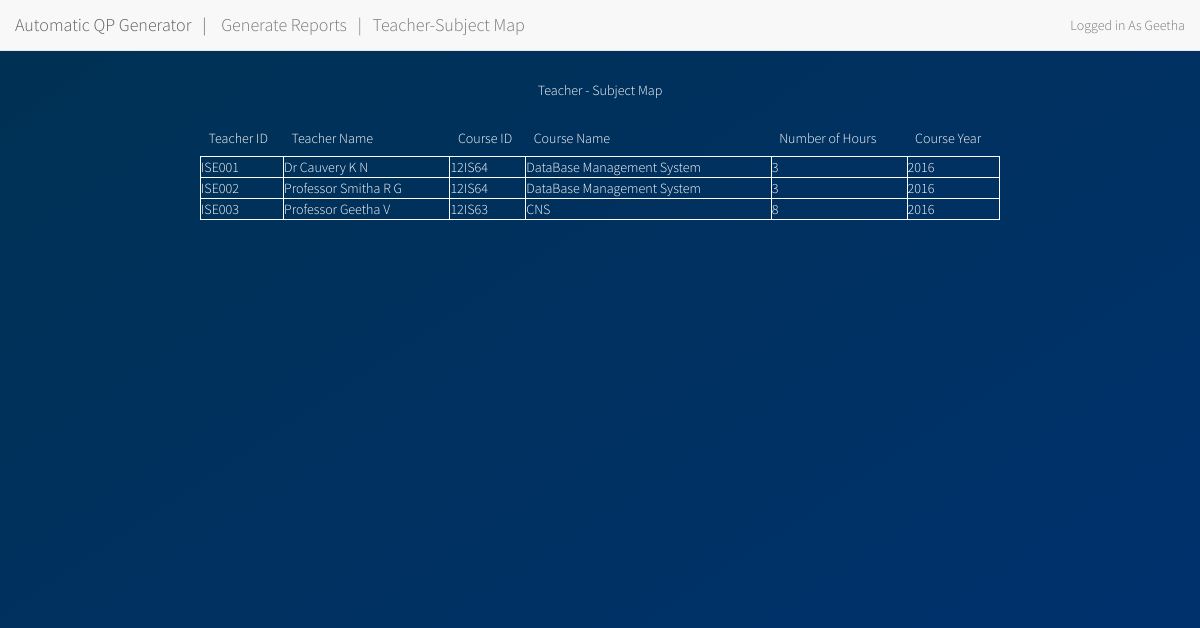
Page /admin/teachsub.php (signed in) on the committed database.
### tables this page shows
CREATE TABLE `handled_by` (
  `Teacher_ID` varchar(20) NOT NULL DEFAULT '',
  `Course_ID` varchar(10) NOT NULL DEFAULT '',
  `No_of_Hours` int(5) DEFAULT NULL,
  `Course_Year` int(5) NOT NULL DEFAULT '0'
);

CREATE TABLE `teacher` (
  `FName` varchar(20) DEFAULT NULL,
  `MName` varchar(20) DEFAULT NULL,
  `LName` varchar(20) DEFAULT NULL,
  `Teacher_ID` varchar(20) NOT NULL,
  `Designation` varchar(20) DEFAULT NULL,
  `Dep_ID` varchar(10) DEFAULT NULL,
  `HOD_ID` varchar(20) DEFAULT NULL,
  `Password` varchar(1000) DEFAULT NULL
);

CREATE TABLE `course` (
  `Semester` int(10) DEFAULT NULL,
  `Course_ID` varchar(10) NOT NULL,
  `Credits` int(5) DEFAULT NULL,
  `Course_Tyoe` varchar(20) DEFAULT NULL,
  `Dept_ID` varchar(10) DEFAULT NULL,
  `Course_Name` varchar(50) DEFAULT NULL
);

### admin/teachsub.php (the view, shortened to what this page needs)
<!DOCTYPE html>
<?php
$result = mysql_query("SELECT * FROM Handled_By");
echo "<div class = 'wrapper'>
		<div class = 'container'>";
echo "Teacher - Subject Map<br><br>";
echo "<center><table>
<tr>
<th>Teacher ID</th>
<th>Teacher Name</th>
<th>Course ID</th>
<th>Course Name</th>
<th>Number of Hours</th>
<th>Course Year</th>
</tr>";
while($row1 = mysql_fetch_array($result))
{
echo "<tr>";
echo "<td>" . $row1['Teacher_ID'] . "</td>";
$tid=$row1['Teacher_ID'];
$sql = "select 	Designation,FName,MName,LName from Teacher where Teacher_ID='$tid'";
$result2 = mysql_query($sql);
$mname=mysql_result($result2,0,3);
$lname=mysql_result($result2,0,2);
$fname=mysql_result($result2,0,1);
$desg=mysql_result($result2,0,0);
echo "<td>" .$desg.' '.$fname.' '.$mname.' '.$lname.' '."</td>";
echo "<td>" .$row1['Course_ID'] . "</td>";
$n=$row1['Course_ID'];
$sql = "select Course_Name from Course where Course_ID='$n'";
$result1 = mysql_query($sql);
$name=mysql_result($result1,0);
echo "<td>" . $name. "</td>";
echo "<td>" . $row1['No_of_Hours'] . "</td>";
echo "<td>" . $row1['Course_Year'] . "</td>";
echo "</tr>";
}
?>
<head>
  <link rel="stylesheet" href="http://maxcdn.bootstrapcdn.com/bootstrap/3.3.6/css/bootstrap.min.css">
  <link rel='stylesheet' href='style.css'></head>
  <body>
  <nav class="navbar navbar-default navbar-fixed-top">
  <div class="container-fluid">
    <div class="navbar-header">
      <a class="navbar-brand">Automatic QP Generator &nbsp   |  </a>
    </div>
	  <a class="navbar-brand" href='admindash.php'>Generate Reports  &nbsp |  &nbsp Teacher-Subject Map</a>
    <div class="collapse navbar-collapse" id="myNavbar">
      <ul class="nav navbar-nav navbar-right">
        <li><a href="admindash.php">Logged in As     <?php echo $_SESSION["username"]; ?></a></li>
      </ul>
    </div>
  </div>
</nav>

### admin/style.css (style rules this page uses)
* { box-sizing: border-box; margin: 0; padding: 0; font-weight: 300; }
body { font-family: 'Source Sans Pro', sans-serif; color: white; font-weight: 300; }
.wrapper { background: #50a3a2; background: -webkit-linear-gradient(top left, #003153 0%, #003170 100%); background: linear-gradient(to bottom right, #003153 0%, #003170 100%); position: absolute; top: 0%; left: 0; width: 100%; height: 100%; margin-top: 0; overflow: scroll; }
.container { max-width: 800px; margin: 0 auto; padding: 80px 0; height: 600px; text-align: center; }
table { border: 1px solid white; width: 100%; }
table, th { border: none; padding: 1%; background: transparent; }
table,td { border: 1px solid white; border-collapse: collapse; }
table,tr { padding: 10%; border: none; }

### rows in the picture
handled_by: Teacher_ID "ISE001", Teacher_ID.Designation "Dr", Teacher_ID.FName "Cauvery", Teacher_ID.LName "K", Teacher_ID.MName "N", Course_ID "12IS64", Course_ID.Course_Name "DataBase Management System", No_of_Hours "3", Course_Year "2016"
handled_by: Teacher_ID "ISE002", Teacher_ID.Designation "Professor", Teacher_ID.FName "Smitha", Teacher_ID.LName "R", Teacher_ID.MName "G", Course_ID "12IS64", Course_ID.Course_Name "DataBase Management System", No_of_Hours "3", Course_Year "2016"
handled_by: Teacher_ID "ISE003", Teacher_ID.Designation "Professor", Teacher_ID.FName "Geetha", Teacher_ID.LName "V", Course_ID "12IS63", Course_ID.Course_Name "CNS", No_of_Hours "8", Course_Year "2016"

### other values in the picture
$_SESSION["username"] "Geetha"
